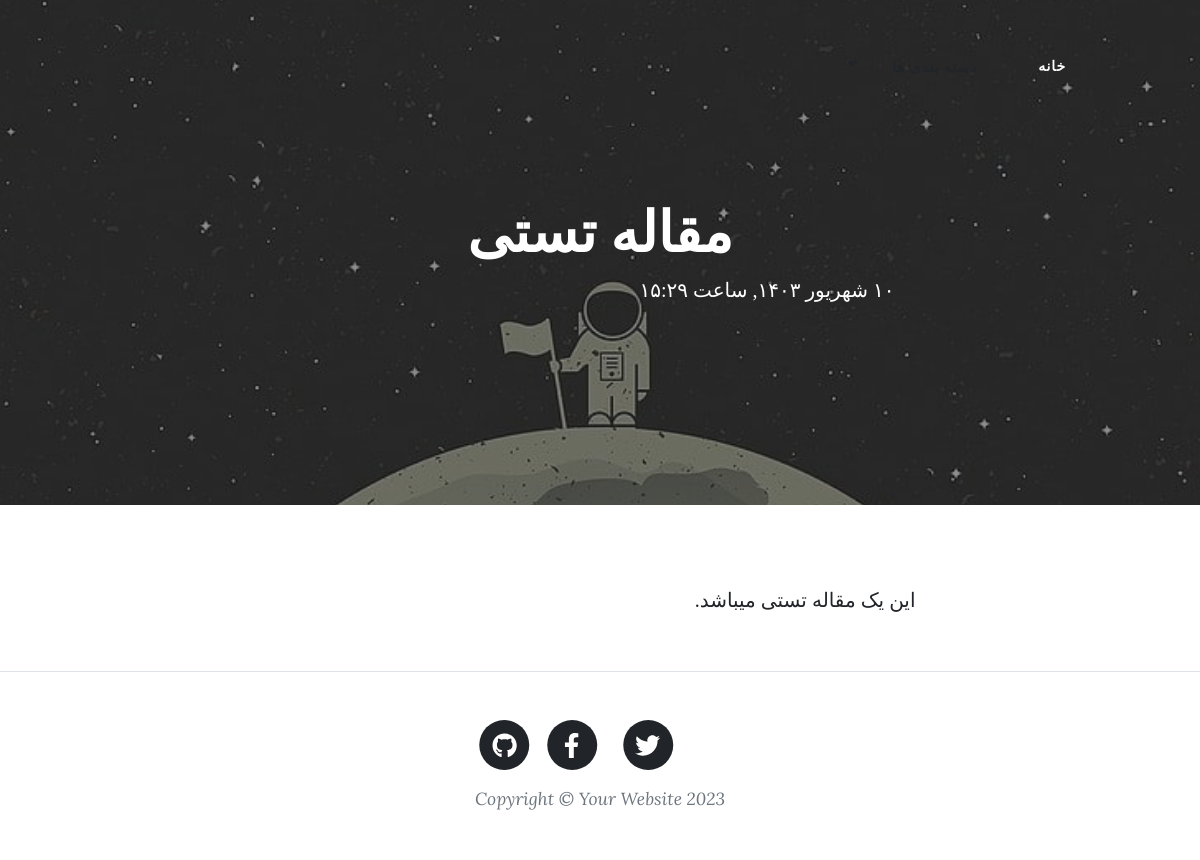
Screenshot of /article/test with the database file from the repository.
### blog/models.py (models this page shows, shortened)
class Article(models.Model):
    STATUS_CHOICES = {
        ('d', 'پیش نویس'),
        ('p', 'منتتشر شده'),
        ('i', 'در حال بررسی'),
        ('b', 'برگشت داده شده'),
    }
    author = models.ForeignKey(User, null=True, on_delete= models.SET_NULL, related_name='articles', verbose_name= 'نویسنده')
    title = models.CharField(max_length= 200, verbose_name ="عنوان مقاله")
    slug = models.SlugField(max_length= 100, unique= True, verbose_name ="آدرس مقاله")
    category = models.ManyToManyField(Category, verbose_name="دسته بندی", related_name='articles')
    description = models.TextField(verbose_name ="محتوا")
    thumnale = models.ImageField(upload_to= "images", verbose_name ="تصویر مقاله")
    publish = models.DateTimeField(default= timezone.now, verbose_name ="زمان انتشار")
    created = models.DateTimeField(auto_now_add=True)
    updated = models.DateTimeField(auto_now=True, verbose_name ="")
    is_special = models.BooleanField(default= False, verbose_name="مقاله ویژه")
    status = models.CharField(max_length= 1, choices=STATUS_CHOICES, verbose_name ="وضعیت")
    comments = GenericRelation(Comment)
    def jpublish(self):
        return jalali_converter(self.publish)
    jpublish.short_description = "زمان امروز"
    def thumbnail_tag(self):
        return format_html("<img width=100 height= 75 style= 'border-radius: 5px' src='{}'>".format(self.thumnale.url))
    thumbnail_tag.short_description = "عکس"
    def category_to_str(self):
        return ", ".join([category.title for category in self.category.active()])
    category_to_str.short_description = "دسته بندی"
    objects = ArticleManager()

### blog/views.py (the view)
# urls.py: path('article/<slug:slug>', ArticleDetail.as_view(), name="detail"),
class ArticleDetail(DetailView):
    def get_object(self):
        slug = self.kwargs.get('slug')
        return get_object_or_404(Article.objects.published(), slug=slug)

### blog/models.py (called while the page is built)
    def published(self):
        return self.filter(status= 'p')

### extensions/jalali.py (called while the page is built)
    def persian_tuple(self):
        return self.persian_year, self.persian_month, self.persian_day

### extensions/utils.py (called while the page is built)
def persian_numbers_converter(mystr):
    numbers = {
        "1": "۱",
        "2": "۲",
        "3": "۳",
        "4": "۴",
        "5": "۵",
        "6": "۶",
        "7": "۷",
        "8": "۸",
        "9": "۹",
        "0": "۰",
    }
    for e, p in numbers.items():
        mystr = mystr.replace(e, p)
    return mystr

def jalali_converter(time):
    time = timezone.localtime(time)
    jmonths = ['فروردین','اردیبهشت','خرداد','تیر','مرداد','شهریور','مهر','آبان','آذر','دی','بهمن','اسفند']
    time_to_str = "{},{},{}".format(time.year, time.month, time.day)
    time_to_tuple = jalali.Gregorian(time_to_str).persian_tuple()
    time_to_list = list(time_to_tuple)
    for index, mounth in enumerate(jmonths):
        if time_to_list[1] == index +1:
            time_to_list[1] = mounth
            break
    output = "{} {} {}, ساعت {}:{}".format(
        time_to_list[2],
        time_to_list[1],
        time_to_list[0],
        time.hour,
        time.minute,
    )
    return persian_numbers_converter(output)

### templates/blog/article_detail.html (shortened to what this page needs)
{% extends 'blog/base.html' %}
{% load comment_tags %}
{% load static %}
{% block main %}
<header class="masthead" style="background-image: url('{{object.thumnale.url}}')">
    <div class="container position-relative px-4 px-lg-5">
        <div class="row gx-4 gx-lg-5 justify-content-center">
            <div class="col-md-10 col-lg-8 col-xl-7">
                <div class="post-heading">
                    <h1 class="text-center" style="font-family: B Yekan;">{{object.title|safe}}</h1>
                    <time style="font-family: Sahel;">{{object.jpublish}}</time>
                </div>
            </div>
        </div>
    </div>
</header>
<article class="mb-4">
    <div class="container">
        <div class="row gx-4 gx-lg-5 justify-content-center">
            <div class="col-md-10 col-lg-8 col-xl-7 text-justify" style="font-family: Sahel;">
                {% if object.is_special %}
                    {% if user.is_authenticated and user.is_special_user or user == object.author or user.is_superuser%}
                        {{object.description|safe}}
                    {% else %}
                        {{article.description|striptags|truncatewords:30}}
                        <p class="alert alert-warning">این مقاله ویژه است و برای مشاهده کامل آن باید <a class="alert-link" href="#">اشتراک ویژه</a> تهیه کنید.</p>
                    {% endif %}
                {% else %}
                    {{object.description|safe}}
                {% endif %}
            </div>
        </div>
    </div>
</article>
{% endblock %}

### templates/blog/base.html (shortened to what this page needs)
{% load static %}
{% load base_tags %}
<!DOCTYPE html>
<html dir="rtl">
<head>
    <link href="{% static '/blog/css/styles.css' %}" rel="stylesheet" />
</head>
<body>
    <nav class="navbar-nav navbar-expand-lg navbar-light" id="mainNav">
        <div class="container px-4 px-lg-5">
            <div class="collapse navbar-collapse" id="navbarResponsive" style="font-family: vazir;">
                <ul class="navbar-nav my-3 py-4 py-lg-0">
                    <li class="nav-item">
                        <a class="nav-link px-lg-3 my-3 py-3 py-lg-4" style="font-size: 14px;" href="{% url 'blog:home' %}">خانه</a>
                    </li>
                    <li class="nav-item">
                        <div class="dropdown dropdown-toggle nav-link px-lg-3 py-3 py-lg-4" style="font-family: vazir;">
                            <button class="btn" type="button" data-bs-toggle="dropdown" style="font-family: vazir;">
                            </button>
                        </div>
                    </li>
                </ul>
            </div>
        </div>
    </nav>
    {% block main %}
    {% endblock %}
    <footer class="border-top">
        <div class="container px-4 px-lg-5">
            <div class="row gx-4 gx-lg-5 justify-content-center">
                <div class="col-md-10 col-lg-8 col-xl-7">
                    <ul class="list-inline text-center">
                        <li class="list-inline-item">
                            <a href="#!">
                                <span class="fa-stack fa-lg">
                                    <i class="fas fa-circle fa-stack-2x"></i>
                                    <i class="fab fa-twitter fa-stack-1x fa-inverse"></i>
                                </span>
                            </a>
                        </li>
                        <li class="list-inline-item">
                            <a href="#!">
                                <span class="fa-stack fa-lg">
                                    <i class="fas fa-circle fa-stack-2x"></i>
                                    <i class="fab fa-facebook-f fa-stack-1x fa-inverse"></i>
                                </span>
                            </a>
                        </li>
                        <li class="list-inline-item">
                            <a target="_blank" href="https://github.com/amrayi/django_project">
                                <span class="fa-stack fa-lg">
                                    <i class="fas fa-circle fa-stack-2x"></i>
                                    <i class="fab fa-github fa-stack-1x fa-inverse"></i>
                                </span>
                            </a>
                        </li>
                    </ul>
                    <div class="small text-center text-muted fst-italic">Copyright &copy; Your Website 2023</div>
                </div>
            </div>
        </div>
    </footer>
</body>
</html>

### rows the page displays
Article: thumnale (picture), title "مقاله تستی", jpublish "۱۰ شهریور ۱۴۰۳, ساعت ۱۵:۲۹", description "این یک مقاله تستی میباشد."
